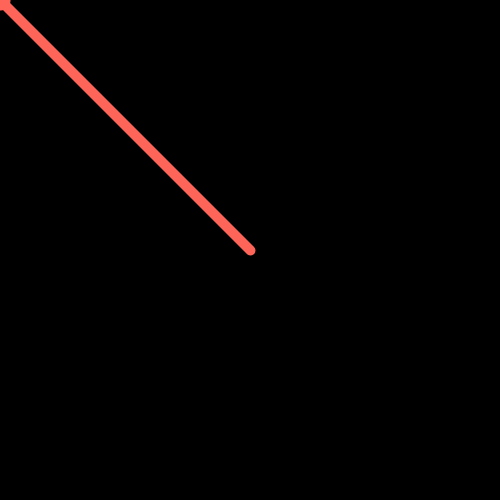
Frame 1 (no input)
Frame 60 (the mouse pressed at the canvas centre just before this capture): identical to frame 1, image omitted
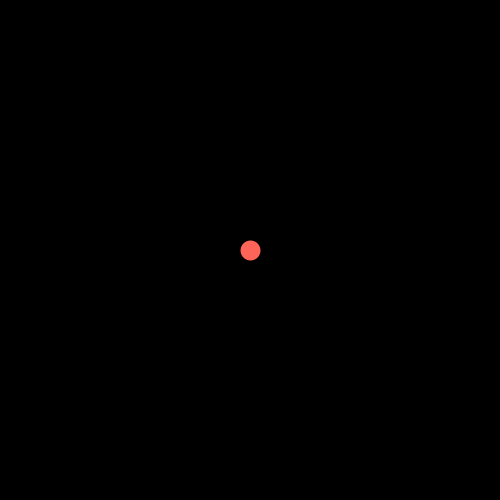
Frame 120 (the mouse held since frame 60 and released just before this capture)

The Processing sketch that drew these frames (run headless with seeded random() and noise(); from frame 60 on, the mouse is pressed at the canvas centre):

// Processing sketch: testPatch
// ── testPatch.pde
void setup() {
  size(500,500);
  smooth(); 
}

void draw() {
  background(0);
  stroke(255,100,89);
  strokeWeight (10);
  line(mouseX,mouseY,width/2,height/2);
  ellipse(mouseX,mouseY,10,10);
}
